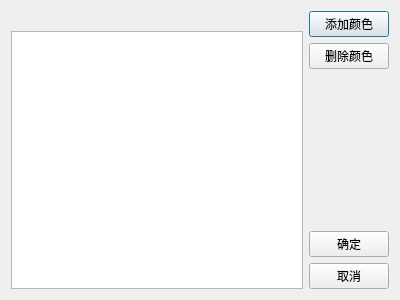
<?xml version="1.0" encoding="UTF-8"?>
<ui version="4.0">
 <class>dialog_gradient_editor</class>
 <widget class="QDialog" name="dialog_gradient_editor">
  <property name="geometry">
   <rect>
    <x>0</x>
    <y>0</y>
    <width>400</width>
    <height>300</height>
   </rect>
  </property>
  <property name="windowTitle">
   <string>颜色设置</string>
  </property>
  <layout class="QHBoxLayout" name="horizontalLayout_2">
   <item>
    <layout class="QHBoxLayout" name="horizontalLayout" stretch="1,0">
     <item>
      <layout class="QVBoxLayout" name="verticalLayout_2">
       <item>
        <widget class="GradientLabel" name="lb_gradient_display">
         <property name="sizePolicy">
          <sizepolicy hsizetype="Preferred" vsizetype="Preferred">
           <horstretch>0</horstretch>
           <verstretch>0</verstretch>
          </sizepolicy>
         </property>
         <property name="text">
          <string/>
         </property>
        </widget>
       </item>
       <item>
        <widget class="QListWidget" name="lw_colors">
         <property name="sizePolicy">
          <sizepolicy hsizetype="Preferred" vsizetype="Expanding">
           <horstretch>0</horstretch>
           <verstretch>0</verstretch>
          </sizepolicy>
         </property>
         <property name="dragDropMode">
          <enum>QAbstractItemView::DragDropMode::InternalMove</enum>
         </property>
         <property name="movement">
          <enum>QListView::Movement::Snap</enum>
         </property>
         <property name="gridSize">
          <size>
           <width>100</width>
           <height>32</height>
          </size>
         </property>
        </widget>
       </item>
      </layout>
     </item>
     <item>
      <layout class="QVBoxLayout" name="verticalLayout">
       <item>
        <widget class="QPushButton" name="btn_add">
         <property name="text">
          <string>添加颜色</string>
         </property>
        </widget>
       </item>
       <item>
        <widget class="QPushButton" name="btn_delete">
         <property name="text">
          <string>删除颜色</string>
         </property>
        </widget>
       </item>
       <item>
        <spacer name="verticalSpacer">
         <property name="orientation">
          <enum>Qt::Orientation::Vertical</enum>
         </property>
         <property name="sizeHint" stdset="0">
          <size>
           <width>20</width>
           <height>40</height>
          </size>
         </property>
        </spacer>
       </item>
       <item>
        <widget class="QPushButton" name="btn_ok">
         <property name="text">
          <string>确定</string>
         </property>
        </widget>
       </item>
       <item>
        <widget class="QPushButton" name="btn_cancel">
         <property name="text">
          <string>取消</string>
         </property>
        </widget>
       </item>
      </layout>
     </item>
    </layout>
   </item>
  </layout>
 </widget>
 <customwidgets>
  <customwidget>
   <class>GradientLabel</class>
   <extends>QLabel</extends>
   <header>src.view.custom_widget</header>
  </customwidget>
 </customwidgets>
 <resources/>
 <connections/>
</ui>
